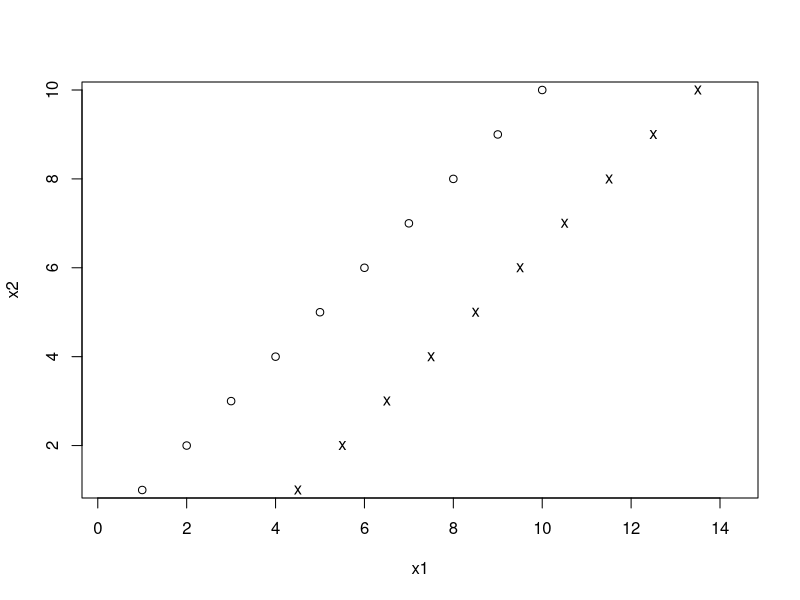
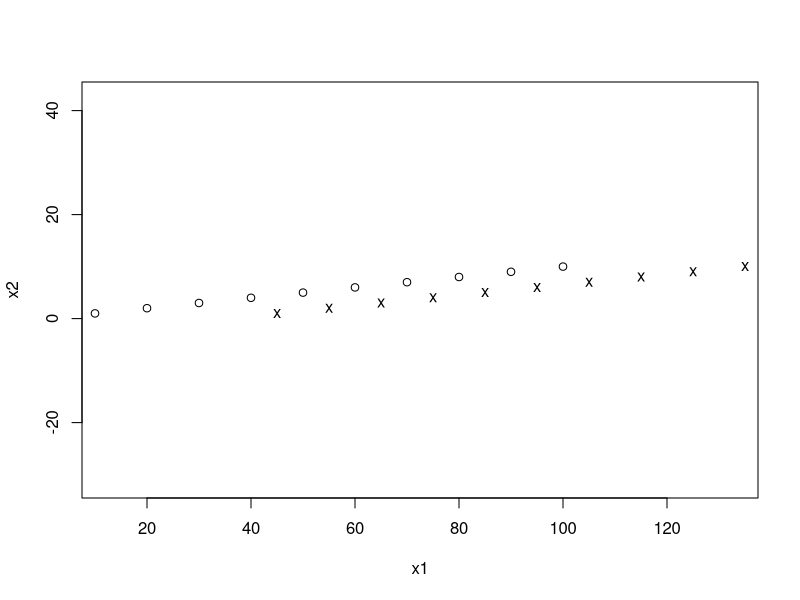
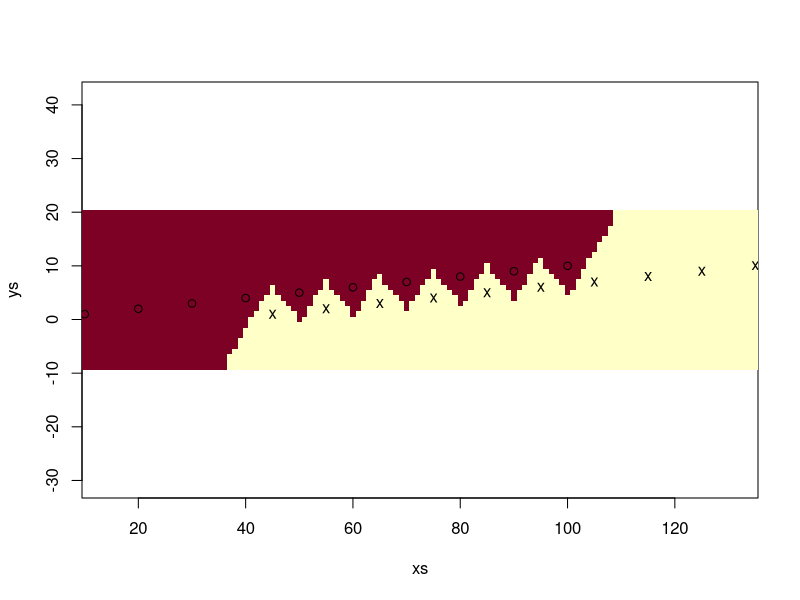
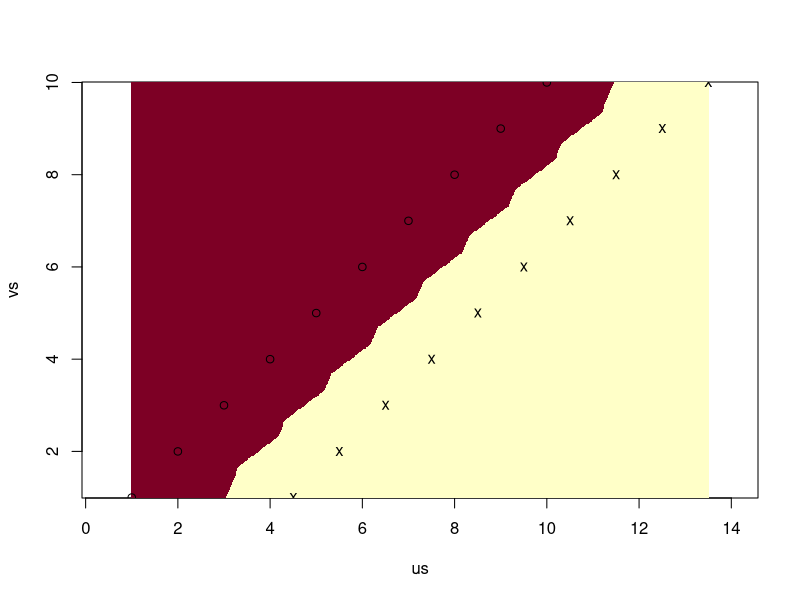

The R source for these figures, in order:
library(MASS)
scale=10
offset=3.5
x<-seq(1,10)
c1 <- cbind(x,x)
c2 <- cbind(x+offset,x)
call<-rbind(c1,c2)
eqscplot(call,pch='',xlab="x1",ylab="x2")
points(c1)
points(c2,pch='x')
cs1 <- cbind(x*scale,x)
cs2 <- cbind((x+offset)*scale,x)
calls<-rbind(cs1,cs2)
eqscplot(calls,pch='',xlab="x1",ylab="x2")
10
points(cs1)
points(cs2,pch='x')
##
### New version below including predicted classes
##
## scaled
library(class)
minx = min(cs1[,1],cs2[,1])
maxx = max(cs1[,1],cs2[,1])
miny = min(cs1[,2],cs2[,2])-10
maxy = max(cs1[,2],cs2[,2])+10
xs <- seq(minx,maxx)
ys <- seq(miny,maxy)
lenxs = length(xs)
lenys = length(ys)
classes = factor(c(rep(1,10), rep(0,10)))
z<-matrix(0,nrow=lenxs,ncol=lenys)
for (i in 1:lenxs) {
  for (j in 1:lenys) {
    z[i,j] = knn(calls,c(xs[i],ys[j]),cl=classes,k=1)
  }
}
image(xs,ys,z,asp=1)
points(cs1)
points(cs2,pch='x')
## unscaled
minu = min(c1[,1],c2[,1])
maxu = max(c1[,1],c2[,1])
minv = min(c1[,2],c2[,2])
maxv = max(c1[,2],c2[,2])
101
us <- seq(minu,maxu,0.02)
vs <- seq(minv,maxv,0.02)
lenus = length(us)
lenvs = length(vs)
classes = factor(c(rep(1,10), rep(0,10)))
w<-matrix(0,nrow=lenus,ncol=lenvs)
for (i in 1:lenus) {
  for (j in 1:lenvs) {
    w[i,j] = knn(call,c(us[i],vs[j]),cl=classes,k=1)
  }
}
image(us,vs,w,asp=1)
points(c1)
points(c2,pch='x')
